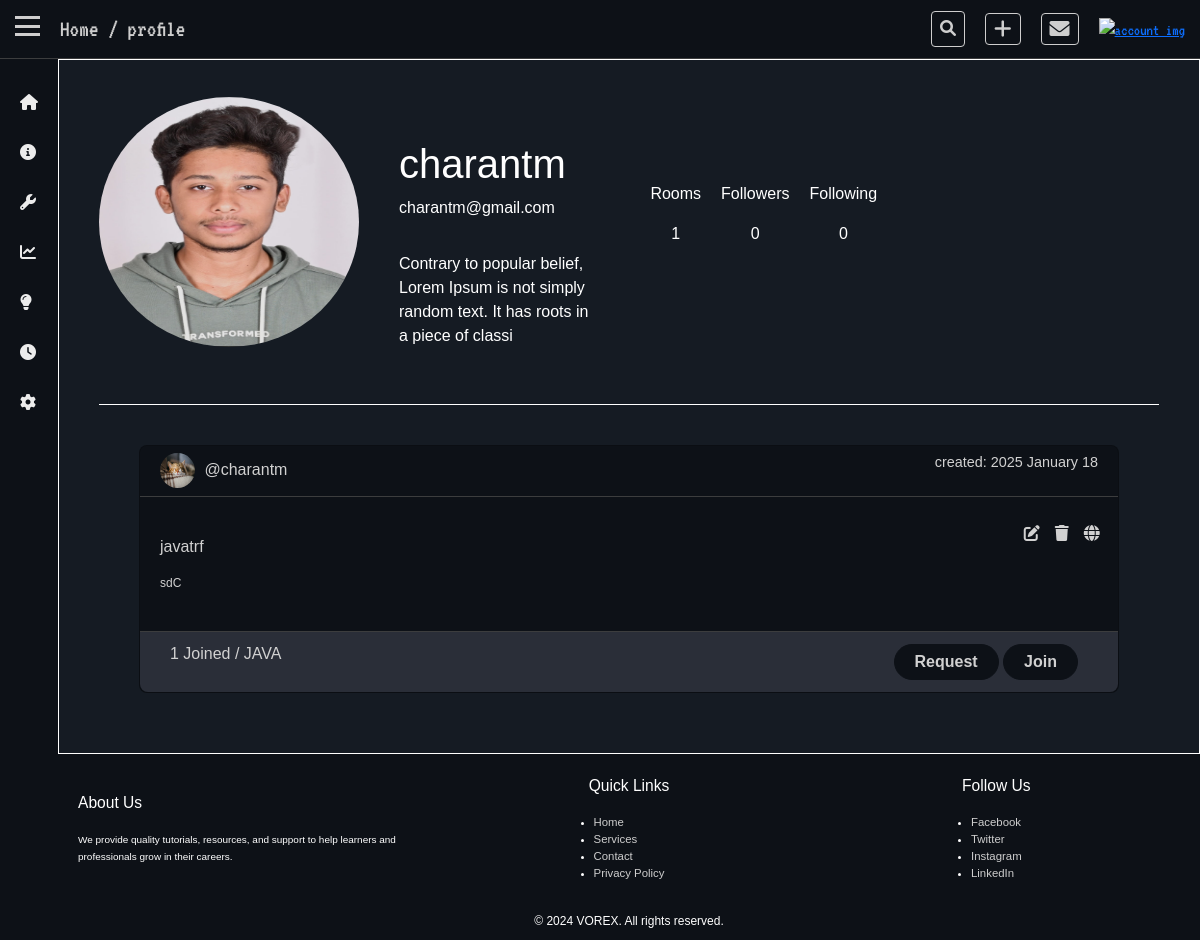
Page /profile/charantm/ (signed in) on the earlier database version.
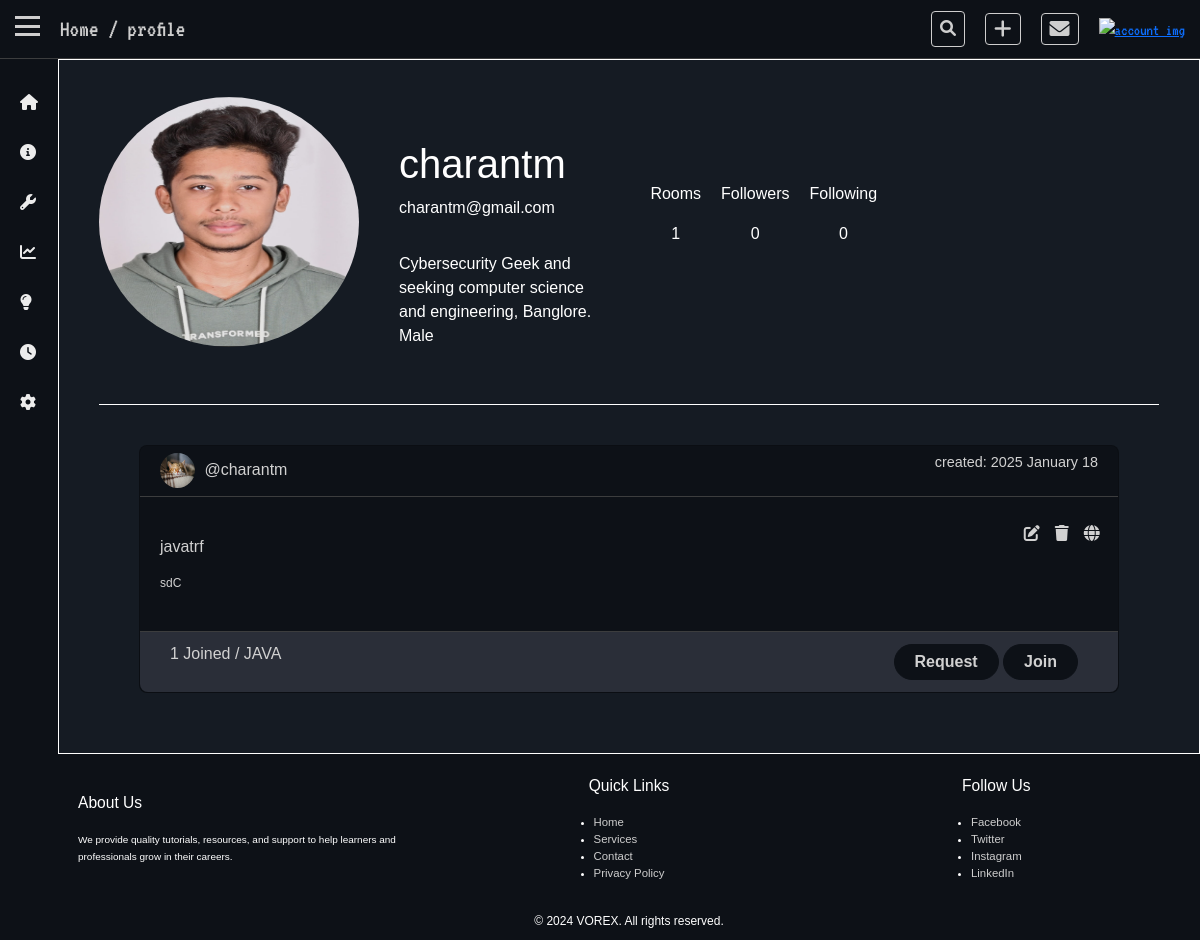
Same page on the later database version.
### base/models.py (models this page shows, shortened)
class UserProfile(models.Model):
    user = models.OneToOneField(User, on_delete=models.CASCADE, related_name="profile")
    profile_pic = models.ImageField(upload_to="profile_pics/", null=True, blank=True)
    created_at = models.DateTimeField(auto_now_add=True)
    updated_at = models.DateTimeField(auto_now=True)
    rooms = models.ManyToManyField(Room, related_name="rooms")
    study_materials = models.ManyToManyField(StudyMaterials, related_name="study_materials")
    bio = models.TextField(blank=True, null=True, max_length=100)
    followers = models.ManyToManyField(User, related_name="followers")
    following = models.ManyToManyField(User, related_name="following")

### base/views.py (the view)
# urls.py: path('profile/<str:user_tag>/',views.profile, name='Profile'),
@login_required(login_url='User_login')
def profile(request, user_tag):
    user = User.objects.get(username=user_tag)
    room = Room.objects.filter(created_by=user) | Room.objects.filter(members_count=user)
    if user.username == user_tag:
        private = Room.objects.filter(is_private=True) | Room.objects.filter(is_private=False)
    if not UserProfile.objects.filter(user=user).exists():
        UserProfile.objects.create(user=user)
        profile = UserProfile.objects.get(user=user)
    else:
        profile = UserProfile.objects.get(user=user)
    context = {'user': user, 'rooms': room, 'profile': profile, 'private': private}
    return render(request, 'base/profile.html', context)

### base/models.py (called while the page is built)
    def member_count(self):
        return self.members_count.count()

### base/templates/base/profile.html (shortened to what this page needs)
{% extends 'base.html' %} {% load static %}  {% block nav1 %}
<a href="{% url 'Profile' profile.user.username %}">/ profile</a>
{% endblock %} {% block link %}
<link rel="stylesheet" href="{% static 'css/profile.css' %}" />
{% endblock %} {% block content %}
<div class="profile-container">
  <div class="profile-container-top">
    <div class="profile-container-top-left">
      {% if profile.profile_pic %}
      <img src="{{profile.profile_pic.url}}" alt="profile pic" />
      {% else %}
      <img src="{% static 'assets/default.png' %}" alt="profile pic" />
      {% endif %}
    </div>
    <div class="profile-container-top-mid">
      <div class="username">
        <h1>{{ profile.user.username }}</h1>
        <p>{{ profile.user.email }}</p>
      </div>
      <div class="bio">
        <p>{{ profile.bio }}</p>
      </div>
    </div>
    <div class="profile-container-top-right">
      <div class="profile-container-top-right-top">
        <p>Rooms</p>
        <p>{{ profile.user.rooms.count }}</p>
      </div>
      <div class="profile-container-top-right-mid">
        <p>Followers</p>
        <p>{{ profile.user.followers.count }}</p>
      </div>
      <div class="profile-container-top-right-bottom">
        <p>Following</p>
        <p>{{ profile.user.following.count }}</p>
      </div>
    </div>
  </div>
  <div class="profile-container-mid">
    <div class="row g-5">
      {% for room in rooms %}
      <div class="col-md-6 col-lg-12 col-md-12">
        <div class="card">
          <div class="card-top">
            <div class="card-top-left">
              <img src="{% static 'assets/2019_07_29_77135_1564383613._large.jpg' %}" alt="" />
              <a href="{% url 'Profile' room.created_by.username %}">@{{room.created_by.username}}</a>
            </div>
            <p>created: {{room.created_at|date:"Y F j"}}</p>
          </div>
          <div class="card-mid">
            <div class="card-mid-left">
              <a href="{% url 'Rooms' room.name %}">{{room.name}}</a>
              <small>{{room.description}}</small>
            </div>
            <div class="card-mid-right">
              {% if room.created_by == user %}
              <a href="{% url 'Edit-room' room.name %}"><i class="fa-solid fa-pen-to-square"></i></a>
              <a href="{% url 'Delete-room' room.name %}"><i class="fa-solid fa-trash"></i></a>
              {% endif %} {% if room.is_private %}
              <div class="card-mid-right-gobal">
                <i class="fa-solid fa-lock"></i>
              </div>
              {% else %}
              <div class="card-mid-right-gobal">
                <i class="fa-solid fa-globe"></i>
              </div>
              {% endif %}
            </div>
          </div>
          <div class="card-bottom">
            <p>
              {{room.member_count}} Joined / {% for tag in room.tags.all %}
              <a href="{% url 'Tag' tag.name %}">{{ tag.name }}</a>
              {% endfor %}
            </p>
            <div class="card-bottom-right">
              {% if not rooms.created_by == user %}
              <div>
                <button>
                  <b><a href="#">Request</a></b>
                </button>
                <button>
                  <b><a href="{% url 'Join-room' room.name %}">Join</a></b>
                </button>
              </div>
              {% endif %}
            </div>
          </div>
        </div>
      </div>
      {% endfor %}
    </div>
  </div>
</div>
{% endblock %}

Differences in the rows shown:
changed UserProfile "charantm": bio "Contrary to popular belief, Lorem Ipsum is not simply random text. It has roots in a piece of classi" → "Cybersecurity Geek and seeking computer science and engineering, Banglore. Male"
